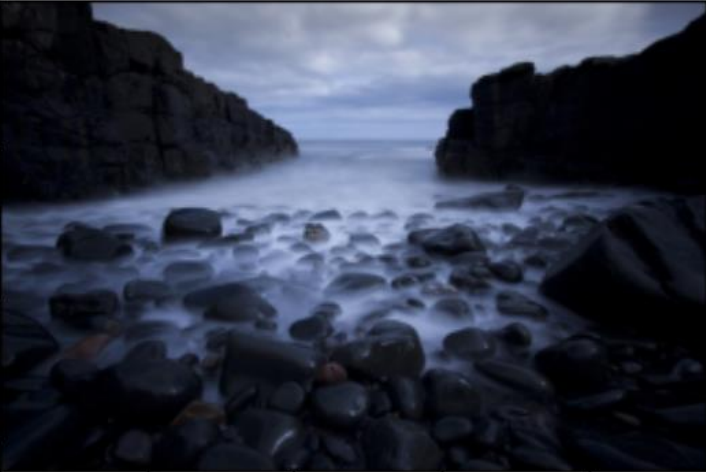
#> input picture Lab2/Lab2.3/test1.png, 706 x 472 px
$ jupyter execute Lab2_3.ipynb
#> lines starting #> are read from the running program, lines starting #| are printed output that depends on the picture; long printed decimals are rounded
[cell 1]
#Lab2.3

import cv2
import numpy as np
from matplotlib import pyplot as plt

[cell 2]
def calculate_lookup(src_cdf, ref_cdf):
    """
    method เอาไว้เปรียบเทียบค่า cdf เพื่อแปลงสีตาม template
    """
    lookup_table = np.zeros(256)
    lookup_val = 0
    for src_pixel_val in range(len(src_cdf)):
        lookup_val
        for ref_pixel_val in range(len(ref_cdf)):
            if ref_cdf[ref_pixel_val] >= src_cdf[src_pixel_val]:
                lookup_val = ref_pixel_val
                break
        lookup_table[src_pixel_val] = lookup_val
    return lookup_table

[cell 3]
'''
    Matching() : เอาไว้เปรียบเทียบค่า cdf เพื่อที่จะนำไปสร้างภาพใหม่ที่นำสีมาจาก template หลังจากนั้นก็ทำการ merge RGB รวมกันให้กลายเป็นภาพใหม่ภาพเดียว
'''
def Matching(ori_red,ori_green,ori_blue,temp_red,temp_green,temp_blue,r,g,b):
    look_r = calculate_lookup(ori_red,temp_red)
    look_g = calculate_lookup(ori_green,temp_green)
    look_b = calculate_lookup(ori_blue,temp_blue)

    tranform_red = cv2.LUT(r,look_r)
    tranform_green = cv2.LUT(g,look_g)
    tranform_blue = cv2.LUT(b,look_b)

    matchImage = cv2.merge([tranform_red,tranform_green,tranform_blue])
    matchImage = cv2.convertScaleAbs(matchImage)

    return matchImage

[cell 4]
# อ่านภาพเข้ามา 2 ภาพ
original_img = cv2.imread("test1.png")
#> original_img is the input picture: shape (472, 706, 3); mean B, G, R 71.8, 55.4, 49.6
template_img = cv2.imread("test2.png")
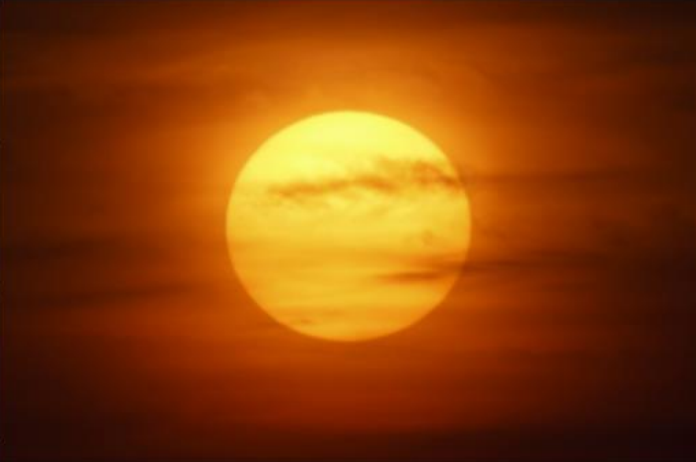
#> input picture Lab2/Lab2.3/test2.png, 696 x 462 px
#> template_img is the input picture: shape (462, 696, 3); mean B, G, R 9.7, 62.6, 133

# convert สีของภาพจาก BGR to RGB ทั้ง 2 ภาพ
original_rgb = cv2.cvtColor(original_img, cv2.COLOR_BGR2RGB)
template_rgb = cv2.cvtColor(template_img, cv2.COLOR_BGR2RGB)

# แยกช่องสี R, G, B
ori_r, ori_g, ori_b = cv2.split(original_rgb)
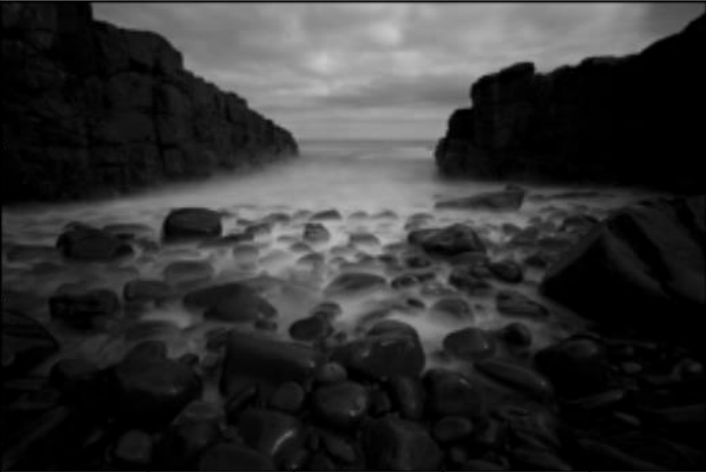
#> ori_r: shape (472, 706); min 0, max 200, mean 49.6
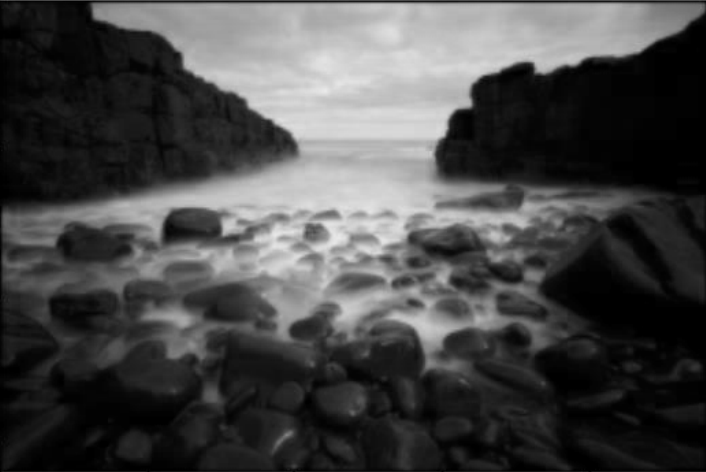
#> ori_b: shape (472, 706); min 0, max 234, mean 71.8

"""
    คำนวณ Histogram ของแต่ละช่องสีของ original_img, template_img
    โดยใช้ cv2.calCHist()
"""
hist_ro = cv2.calcHist([original_rgb], [0], None, [256], [0, 256])
#> hist_ro = 256 values, max 41831 at index 0, min 0 at index 201, mean 1301.7
hist_go = cv2.calcHist([original_rgb], [1], None, [256], [0, 256])
#> hist_go = 256 values, max 39918 at index 0, min 0 at index 209, mean 1301.7
hist_bo = cv2.calcHist([original_rgb], [2], None, [256], [0, 256])
#> hist_bo = 256 values, max 13389 at index 0, min 0 at index 235, mean 1301.7

hist_rt = cv2.calcHist([template_rgb], [0], None, [256], [0, 256])
#> hist_rt = 256 values, max 3299 at index 238, min 0 at index 0, mean 1256.1
hist_gt = cv2.calcHist([template_rgb], [1], None, [256], [0, 256])
#> hist_gt = 256 values, max 8249 at index 21, min 0 at index 0, mean 1256.1
hist_bt = cv2.calcHist([template_rgb], [2], None, [256], [0, 256])
#> hist_bt = 256 values, max 130921 at index 0, min 0 at index 135, mean 1256.1

total_pixels = original_rgb.shape[0] * original_rgb.shape[1]
#> total_pixels = 333232
# ทำ Normalized array ของ Histogram ของ original_img (PDF)
pdf_ro = hist_ro / total_pixels
#> pdf_ro = 256 values, max 0.126 at index 0, min 0 at index 201, mean 0.00391
pdf_go = hist_go / total_pixels
#> pdf_go = 256 values, max 0.12 at index 0, min 0 at index 209, mean 0.00391
pdf_bo = hist_bo / total_pixels
#> pdf_bo = 256 values, max 0.0402 at index 0, min 0 at index 235, mean 0.00391
# ทำ Normalized array ของ Histogram ของ template_img (PDF)
pdf_rt = hist_rt / total_pixels
#> pdf_rt = 256 values, max 0.0099 at index 238, min 0 at index 0, mean 0.00377
pdf_gt = hist_gt / total_pixels
#> pdf_gt = 256 values, max 0.0248 at index 21, min 0 at index 0, mean 0.00377
pdf_bt = hist_bt / total_pixels
#> pdf_bt = 256 values, max 0.393 at index 0, min 0 at index 135, mean 0.00377

"""
    คำนวณ Cumulative Distribution Function (CDF) ของ original_img, template_img
    โดยจะใช้ np.cumsum() ในการคำนวณ CDF โดยการนำ PDF ใน array แต่ละค่ามาบวกกันเรื่อย ๆ จากด้าน
    ซ้ายไปด้านขวาตั้งแต่ต้นถึงจุดปัจจุบันในลำดับ
"""
cdf_ro = np.cumsum(pdf_ro)
#> cdf_ro = 256 values from 0.126 to 1
cdf_go = np.cumsum(pdf_go)
#> cdf_go = 256 values from 0.12 to 1
cdf_bo = np.cumsum(pdf_bo)
#> cdf_bo = 256 values from 0.0402 to 1

cdf_rt = np.cumsum(pdf_rt)
#> cdf_rt = 256 values from 0 to 0.965
cdf_gt = np.cumsum(pdf_gt)
#> cdf_gt = 256 values from 0 to 0.965
cdf_bt = np.cumsum(pdf_bt)
#> cdf_bt = 256 values from 0.393 to 0.965

# เรียกใช้ function Matching
matchImage = Matching(cdf_ro,cdf_go,cdf_bo,cdf_rt,cdf_gt,cdf_bt,ori_r,ori_g,ori_b)
#> after the loop in calculate_lookup, `for src_pixel_val in range(len(src_cdf)):`: lookup_table = 256 values from 60 to 254
#> in Matching, `look_g = calculate_lookup(ori_green,temp_green)`: look_g = 256 values from 17 to 252
#> in Matching, `look_b = calculate_lookup(ori_blue,temp_blue)`: look_b = 256 values from 0 to 123
#> in Matching, `tranform_red = cv2.LUT(r,look_r)`:
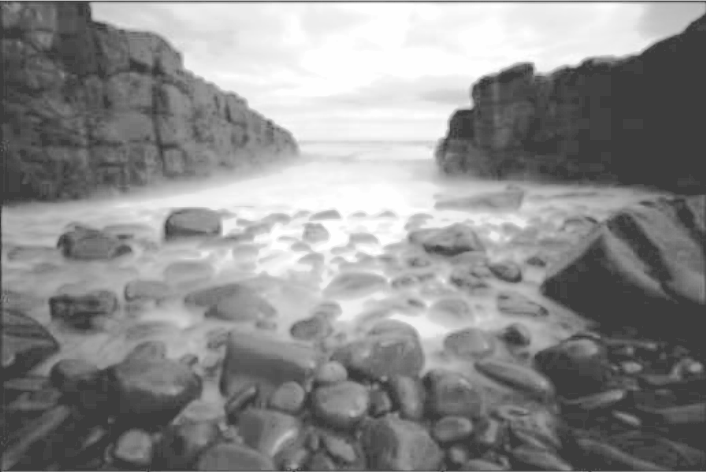
#> tranform_red: shape (472, 706) float64; min 60, max 254, mean 139.6
#> in Matching, `tranform_green = cv2.LUT(g,look_g)`:
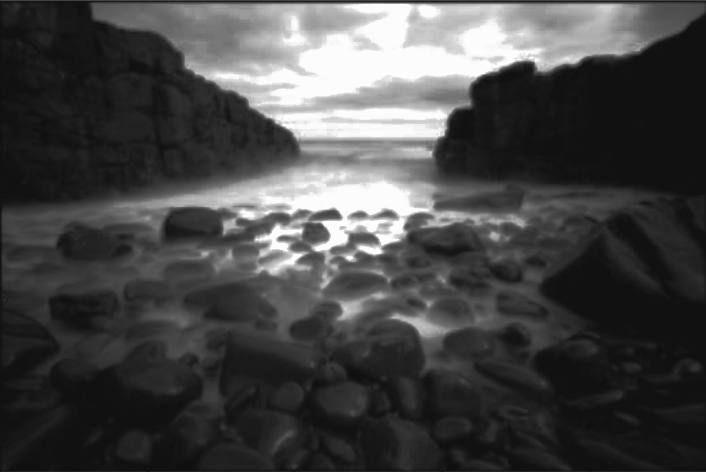
#> tranform_green: shape (472, 706) float64; min 17, max 252, mean 70.3
#> in Matching, `tranform_blue = cv2.LUT(b,look_b)`:
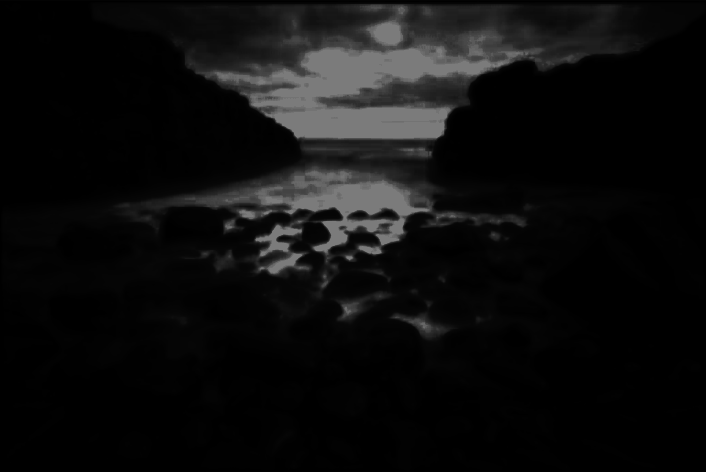
#> tranform_blue: shape (472, 706) float64; min 0, max 123, mean 13.9
#> in Matching, `matchImage = cv2.merge([tranform_red,tranform_green,tranform_blue])`:
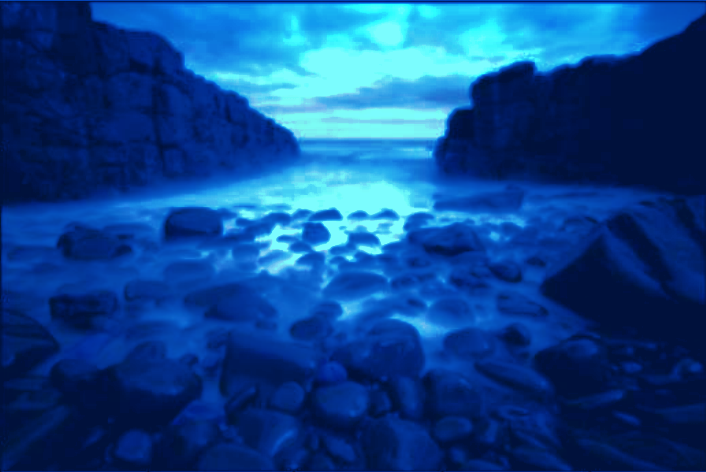
#> matchImage: shape (472, 706, 3) float64; mean of channels 0, 1, 2 139.6, 70.3, 13.9; drawn as B, G, R

# คำนวณ Histogram, PDF, CDF ของแต่ละช่องสีของ match_img
hist_rm = cv2.calcHist([matchImage], [0], None, [256], [0, 256])
#> hist_rm = 256 values, max 41831 at index 60, min 0 at index 0, mean 1301.7
hist_gm = cv2.calcHist([matchImage], [1], None, [256], [0, 256])
#> hist_gm = 256 values, max 39918 at index 17, min 0 at index 0, mean 1301.7
hist_bm = cv2.calcHist([matchImage], [2], None, [256], [0, 256])
#> hist_bm = 256 values, max 127435 at index 0, min 0 at index 18, mean 1301.7

pdf_rm = hist_rm / total_pixels
#> pdf_rm = 256 values, max 0.126 at index 60, min 0 at index 0, mean 0.00391
pdf_gm = hist_gm / total_pixels
#> pdf_gm = 256 values, max 0.12 at index 17, min 0 at index 0, mean 0.00391
pdf_bm = hist_bm / total_pixels
#> pdf_bm = 256 values, max 0.382 at index 0, min 0 at index 18, mean 0.00391

cdf_rm = np.cumsum(pdf_rm)
#> cdf_rm = 256 values from 0 to 1
cdf_gm = np.cumsum(pdf_gm)
#> cdf_gm = 256 values from 0 to 1
cdf_bm = np.cumsum(pdf_bm)
#> cdf_bm = 256 values from 0.382 to 1

# แสดงภาพบน subplot
fig, axes = plt.subplots(3, 3, figsize=(15, 6))

axes[0,0].imshow(original_rgb)
axes[0,0].set_title('Original Image')

axes[0,1].plot(pdf_ro, color='r')
axes[0,1].plot(pdf_go, color='g')
axes[0,1].plot(pdf_bo, color='b')
axes[0,1].set_title('PDF')

axes[0,2].plot(cdf_ro, color='r')
axes[0,2].plot(cdf_go, color='g')
axes[0,2].plot(cdf_bo, color='b')
axes[0,2].set_title('CDF')

axes[1,0].imshow(template_rgb)
axes[1,0].set_title('Template Image')

axes[1,1].plot(pdf_rt, color='r')
axes[1,1].plot(pdf_gt, color='g')
axes[1,1].plot(pdf_bt, color='b')
axes[1,1].set_title('PDF')

axes[1,2].plot(cdf_rt, color='r')
axes[1,2].plot(cdf_gt, color='g')
axes[1,2].plot(cdf_bt, color='b')
axes[1,2].set_title('CDF')

axes[2,0].imshow(matchImage)
axes[2,0].set_title('New Image')

axes[2,1].plot(pdf_rm, color='r')
axes[2,1].plot(pdf_gm, color='g')
axes[2,1].plot(pdf_bm, color='b')
axes[2,1].set_title('PDF')

axes[2,2].plot(cdf_rm, color='r')
axes[2,2].plot(cdf_gm, color='g')
axes[2,2].plot(cdf_bm, color='b')
axes[2,2].set_title('CDF')

# แสดงผลค่า CDF ในตำแหน่งสุดท้าย
print("<<------------------------------ORIGINAL------------------------------>>")
print("Last CDF Red Original:", cdf_ro[-1])
#| Last CDF Red Original: 1
print("Last CDF Green Original:", cdf_go[-1])
#| Last CDF Green Original: 1.000
print("Last CDF Blue Original:", cdf_bo[-1])
#| Last CDF Blue Original: 1.000

# ตรวจสอบว่า cdf ค่าสุดท้ายใกล้เคียง 1.0 มั้ย
if abs(1-cdf_ro[-1]) <= 0.1:
    print("Last CDF Red is close to 1.0")
if abs(1-cdf_go[-1]) <= 0.1:
    print("Last CDF Green is close to 1.0")
if abs(1-cdf_bo[-1]) <= 0.1:
    print("Last CDF Blue is close to 1.0")

# แสดงผลค่า CDF ในตำแหน่งสุดท้าย
print("<<------------------------------TEMPLATE------------------------------>>")
print("Last CDF Red:", cdf_rt[-1])
#| Last CDF Red: 0.9649
print("Last CDF Green:", cdf_gt[-1])
#| Last CDF Green: 0.9649
print("Last CDF Blue:", cdf_bt[-1])
#| Last CDF Blue: 0.9649

# ตรวจสอบว่า cdf ค่าสุดท้ายใกล้เคียง 1.0 มั้ย
if abs(1-cdf_rt[-1]) <= 0.1:
    print("Last CDF Red is close to 1.0")
if abs(1-cdf_gt[-1]) <= 0.1:
    print("Last CDF Green is close to 1.0")
if abs(1-cdf_bt[-1]) <= 0.1:
    print("Last CDF Blue is close to 1.0")

# แสดงผลค่า CDF ในตำแหน่งสุดท้าย
print("<<--------------------------------Match-------------------------------->>")
print("Last CDF Red:", cdf_rm[-1])
#| Last CDF Red: 1.0
print("Last CDF Green:", cdf_gm[-1])
#| Last CDF Green: 1.000
print("Last CDF Blue:", cdf_bm[-1])
#| Last CDF Blue: 1.0

# ตรวจสอบว่า cdf ค่าสุดท้ายใกล้เคียง 1.0 มั้ย
if abs(1-cdf_rm[-1]) <= 0.1:
    print("Last CDF Red is close to 1.0")
if abs(1-cdf_gm[-1]) <= 0.1:
    print("Last CDF Green is close to 1.0")
if abs(1-cdf_bm[-1]) <= 0.1:
    print("Last CDF Blue is close to 1.0")
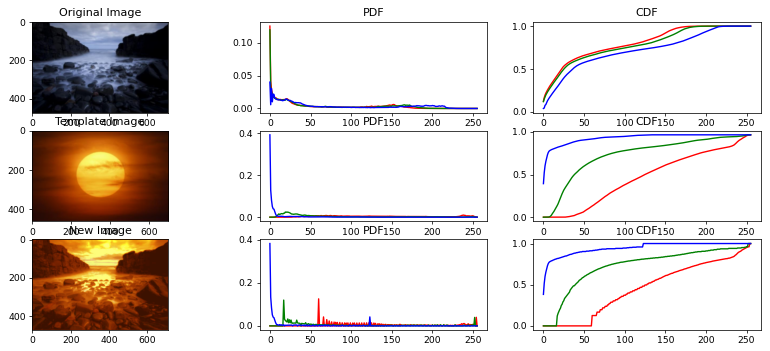
#> figure drawn by matplotlib, 9 panels; panel 2: curve peaks at x = 0, y = 0.126; panel 2: curve peaks at x = 0, y = 0.12; panel 2: curve peaks at x = 0, y = 0.0402; panel 3: curve peaks at x = 200, y = 1

[cell 5]
# สร้างรูปภาพที่ได้หลังจากการ match ด้วย imwrite
matchImage = cv2.cvtColor(matchImage,cv2.COLOR_BGR2RGB)
cv2.imwrite('result.jpg',matchImage)
#> Out = True
